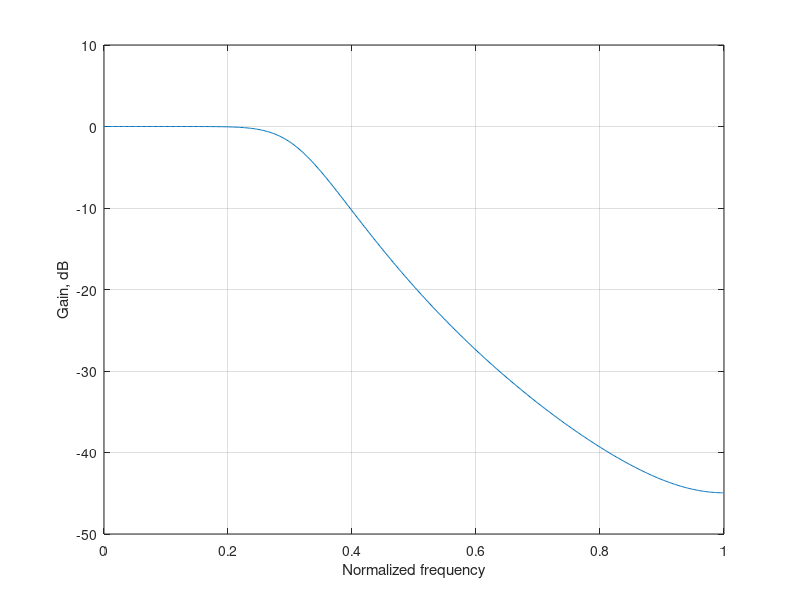

Write the MATLAB code that produced this figure.
% Program 3_7 
% Design of Butterworth lowpass filter using the 
% impulse invariance method 
N  = input('Type in filter order = '); 
Wn = input('Type in the 3-dB cutoff frequency= '); 
[num, den]= butter(N, Wn, 's'); 
FT = input('Type in the sampling frequency= '); 
[b, a] = impinvar(num,den,FT); 
[h, omega] = freqz(b,a, 512); 
mag= 20* log10(abs(h)); 
plot(omega/pi,mag);grid;
xlabel('Normalized frequency'); 
ylabel('Gain, dB'); 

